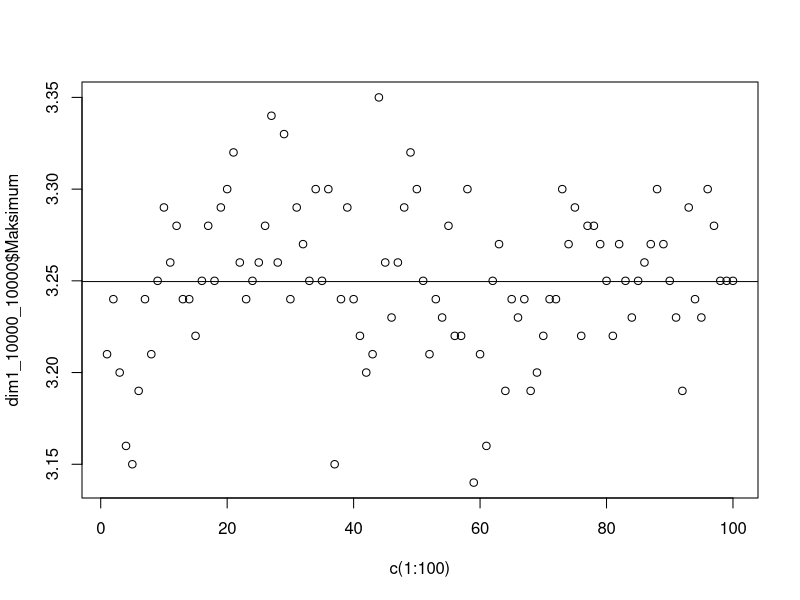
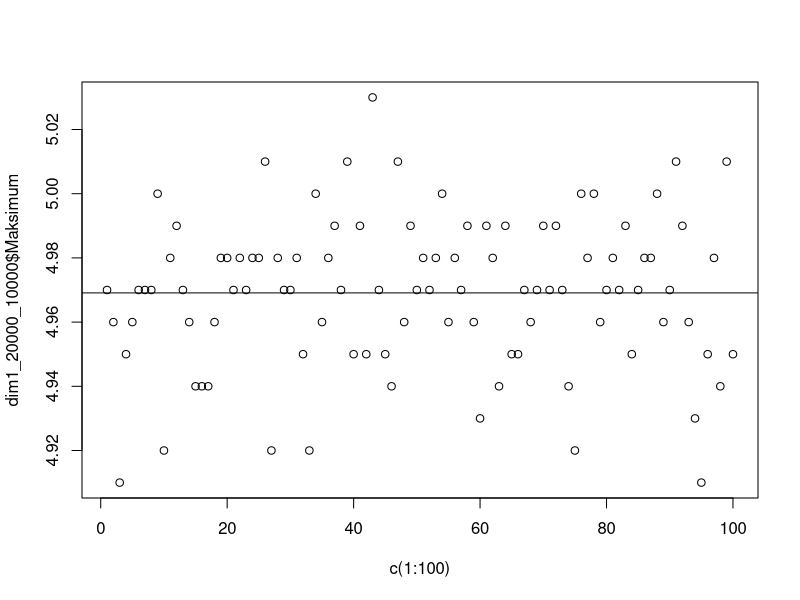
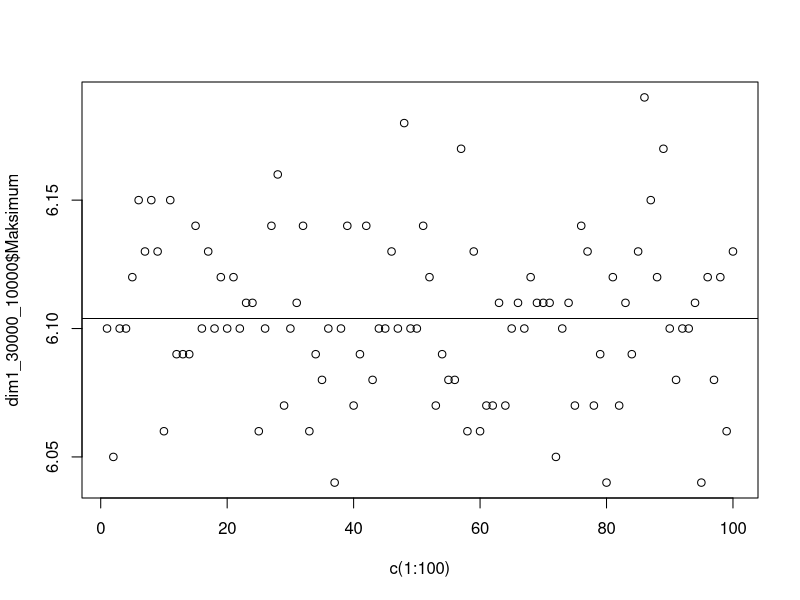
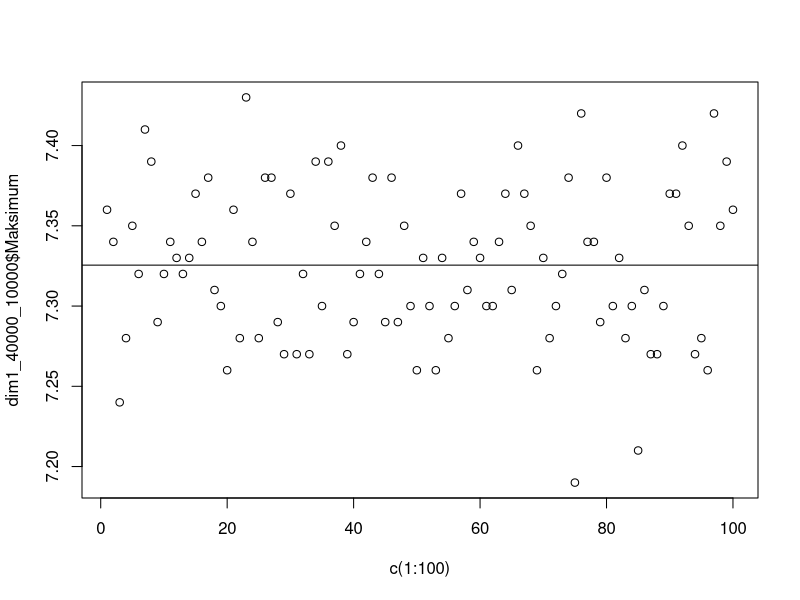
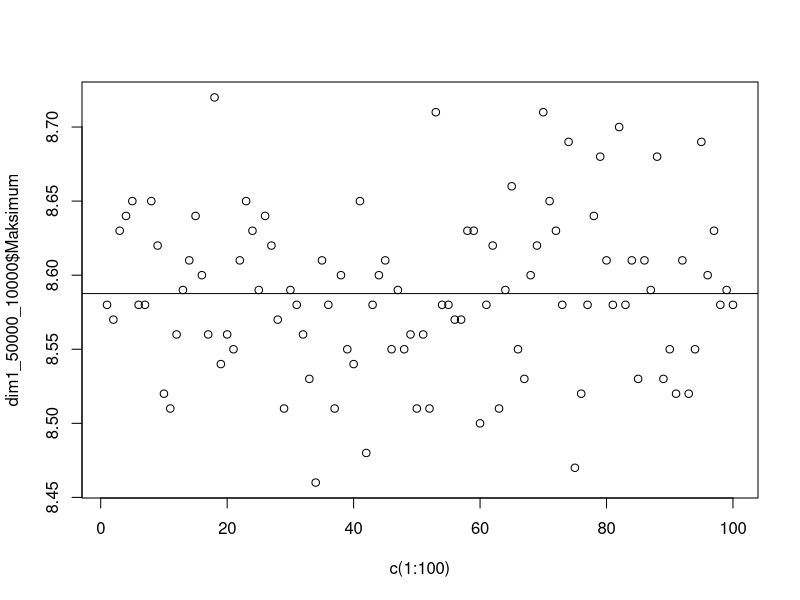
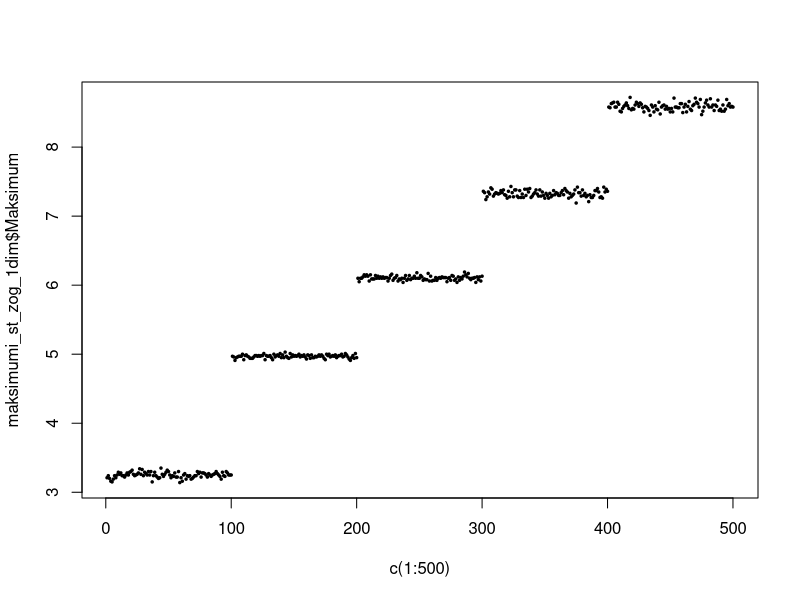
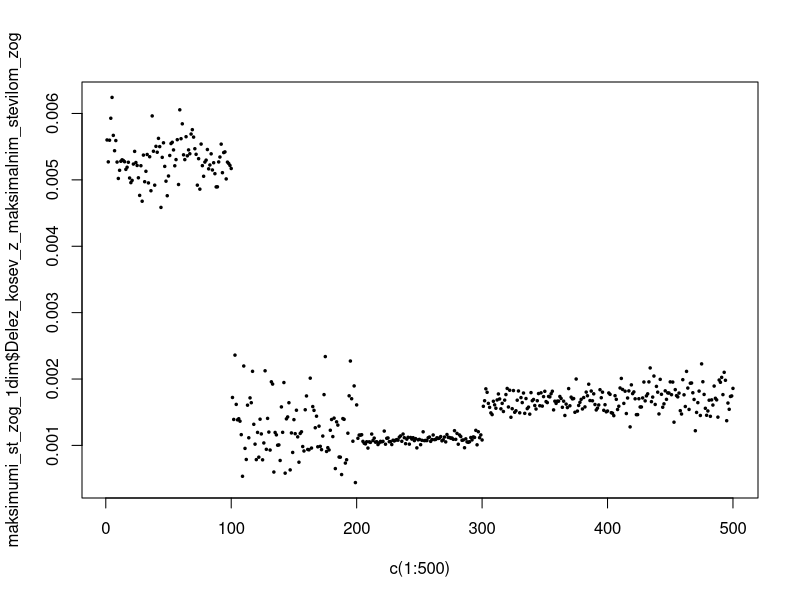
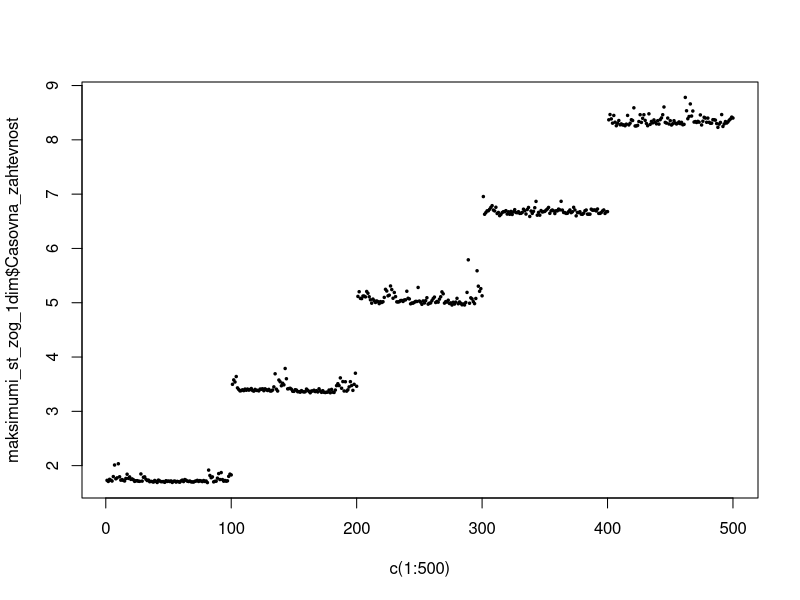

The R script that drew these images, in order:
library(tidyverse)
poskusi <- 1:100
dim1_10000_10000 <- read.csv("podatki/maksimalno_stevilo_zogic_100_100_10000_10000_1_1.csv")
dim1_20000_10000 <- read.csv("podatki/maksimalno_stevilo_zogic_100_100_20000_10000_1_1.csv")
dim1_30000_10000 <- read.csv("podatki/maksimalno_stevilo_zogic_100_100_30000_10000_1_1.csv")
dim1_40000_10000 <- read.csv("podatki/maksimalno_stevilo_zogic_100_100_40000_10000_1_1.csv")
dim1_50000_10000 <- read.csv("podatki/maksimalno_stevilo_zogic_100_100_50000_10000_1_1.csv")
#dim1_60000_10000 <- read.csv("maksimalno_stevilo_zogic_100_100_60000_10000_1_1.csv")

plot(x=c(1:100), dim1_10000_10000$Maksimum)
abline(h=mean(dim1_10000_10000$Maksimum))
plot(x=c(1:100), dim1_20000_10000$Maksimum)
abline(h=mean(dim1_20000_10000$Maksimum))
plot(x=c(1:100), dim1_30000_10000$Maksimum)
abline(h=mean(dim1_30000_10000$Maksimum))
plot(x=c(1:100), dim1_40000_10000$Maksimum)
abline(h=mean(dim1_40000_10000$Maksimum))
plot(x=c(1:100), dim1_50000_10000$Maksimum)
abline(h=mean(dim1_50000_10000$Maksimum))

maksimumi_st_zog_1dim <- dplyr::bind_rows(dim1_10000_10000, dim1_20000_10000)
maksimumi_st_zog_1dim <- dplyr::bind_rows(maksimumi_st_zog_1dim, dim1_30000_10000)
maksimumi_st_zog_1dim <- dplyr::bind_rows(maksimumi_st_zog_1dim, dim1_40000_10000)
maksimumi_st_zog_1dim <- dplyr::bind_rows(maksimumi_st_zog_1dim, dim1_50000_10000)
#maksimumi_st_zog_1dim <- dplyr::bind_rows(maksimumi_st_zog_1dim, dim1_60000_10000)

plot(x=c(1:500), maksimumi_st_zog_1dim$Maksimum, type="p", pch=20, cex=0.5)
plot(x=c(1:500), maksimumi_st_zog_1dim$Delez_kosev_z_maksimalnim_stevilom_zog, type="p", pch=20, cex=0.5)
plot(x=c(1:500), maksimumi_st_zog_1dim$Casovna_zahtevnost, type="p", pch=20, cex=0.5)
